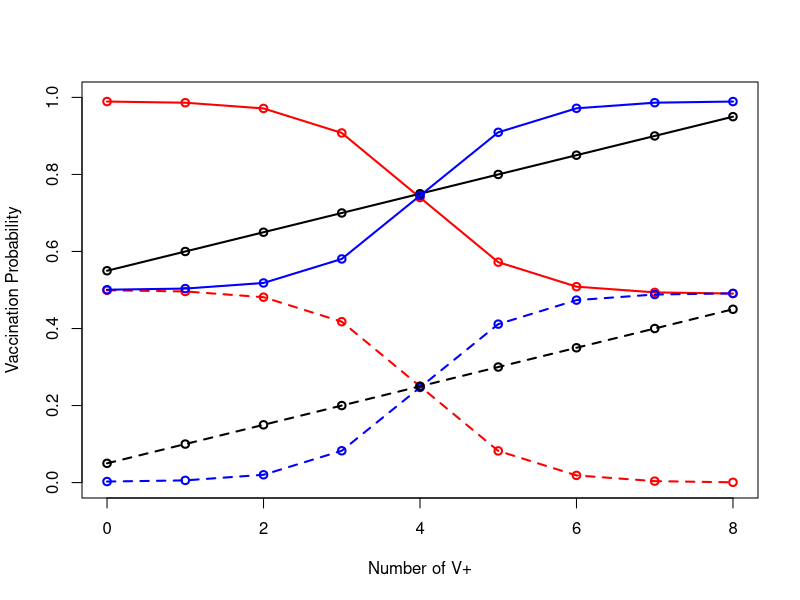
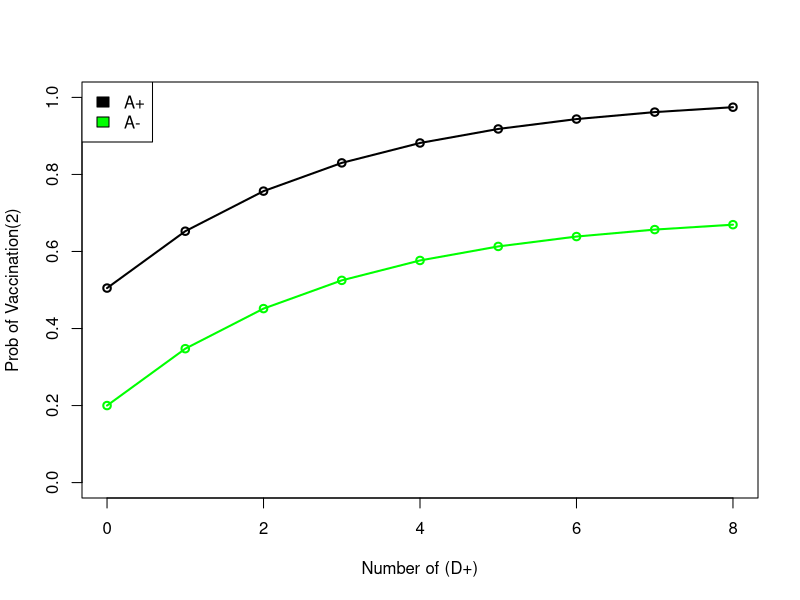
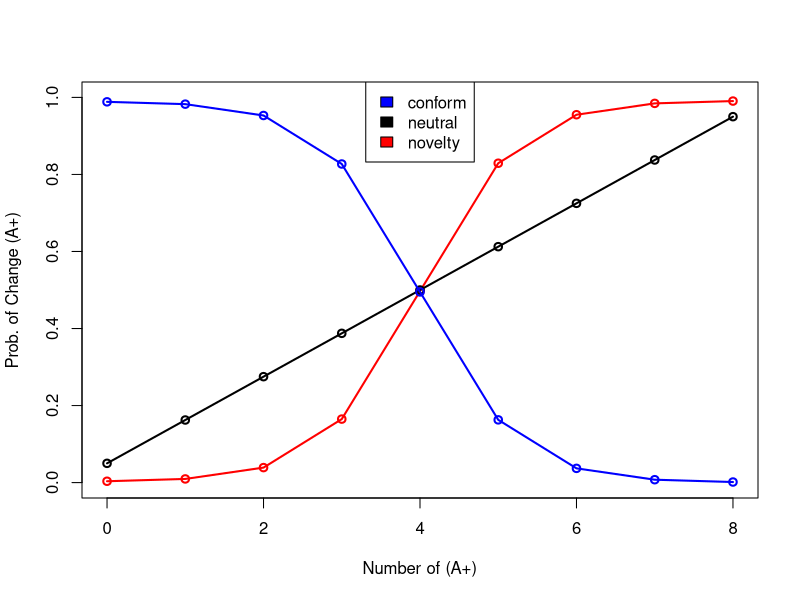

The R source for these figures, in order:
## ---- chunk 1
knitr::opts_chunk$set(echo = TRUE)
## ---- chunk 2
SumOfPostitives = c(0:8)
SumOfInfected = c(0:8)
SumOfVaccinated = c(0:8)
## ---- chunk 3
#Prob. of vaccinating if confident (A+) but hold novelty (B-) bias
topnov = 0.99 - 0.5/(1+ exp(-13*((SumOfVaccinated/8)-0.5))) #A+ Prob of vacc Nov
#Prob. of vaccinating if confident (A+) but hold conformity (B+) bias
topconfm = 0.5+ 0.49/(1+ exp(-13*((SumOfVaccinated/8)-0.5))) #A+ Prob of vacc Conform
#Prob. of vaccinating if confident (A+) but hold neutral (B0) bias
neut_conf_vacc = 0.05*(SumOfVaccinated) + 0.55 #(12/04/24)

#Prob. of vaccinating if hesitant (A-) but hold novelty (B-) bias
botnov = 0.5 - 0.5/(1+ exp(-13*((SumOfVaccinated/8)-0.5))) #A- Prob of vacc Nov
#Prob. of vaccinating if hesitant (A-) but hold conformity (B+) bias
botconfm = 0.002+ 0.49/(1+ exp(-13*((SumOfVaccinated/8)-0.5)))#A- Prob of vacc conform
#Prob. of vaccinating if hesitant (A-) but hold neutral (B0) bias
neut_hes_vacc = 0.05*(SumOfVaccinated) + 0.05

## ---- chunk 4
plot(SumOfVaccinated, topnov, type = "o", col = "red",lwd=2, ylim = 0:1, xlab="Number of V+", ylab = "Vaccination Probability")#A+
lines(SumOfVaccinated, botnov, type = "o", col = "red", lty=2, lwd=2)
lines(SumOfVaccinated, neut_conf_vacc, type = "o", lwd=2)

lines(SumOfVaccinated,topconfm , type = "o", col = "blue", lwd=2)
lines(SumOfVaccinated, botconfm, type = "o", col = "blue", lty=2, lwd=2)
lines(SumOfVaccinated, neut_hes_vacc, type = "o", lty=2, lwd=2)
## ---- chunk 5
#Probability of Vaccinating if confident
pm3 =  (1.01 - exp(-0.35* SumOfInfected))/2 + 0.5
#Probability of Vaccinating if hesitant
pn3 = (1.2 - exp(-0.35* SumOfInfected))/2 + 0.1
## ---- chunk 6
plot(SumOfInfected, pm3, type = "o", col = "black", lwd=2, ylim = 0:1, xlab="Number of (D+)", ylab = "Prob of Vaccination(2)")#A+
lines(SumOfInfected, pn3, type = "o", col = "green", lwd=2)#A-
legend("topleft", c("A+", "A-"), fill = c("black", "green"))

## ---- chunk 7
#Confident conform
pz3 = 0.99 - 0.99/(1+ exp(-13*((SumOfPostitives/8)-0.5)))
#confident novel
px3 = 0.002 + (0.99/(1 + exp(-13*((SumOfPostitives/8)-0.5)))) 
#
neut_conf_trans2 = 0.003125*SumOfPostitives^2 - 0.0875*SumOfPostitives + 0.8
neut_conf_trans = -0.0003125*(SumOfVaccinated)^2 - 0.12125*SumOfVaccinated + 0.99
neut_conf_trans2 = 0.1125*(SumOfVaccinated) + 0.05 #Change in main code
## ---- chunk 8
plot(SumOfPostitives, px3, type= "o", col = "red",lwd=2, ylim = 0:1,xlab = "Number of (A+)", ylab = "Prob. of Change (A+)")#novelty
#lines(SumOfPostitives, rep(py3,length(SumOfPostitives)), type = "o", lwd=2)#neutral
#lines(SumOfVaccinated, neut_conf_trans, type = "o", lwd=2)#neutral 8/14
lines(SumOfVaccinated, neut_conf_trans2, type = "o", lwd=2)#neutral 8/14 poly
lines(SumOfPostitives, pz3, type = "o", col = "blue", lwd=2)#conform
legend("top", c("conform", "neutral", "novelty"), fill = c("blue","black", "red"))
